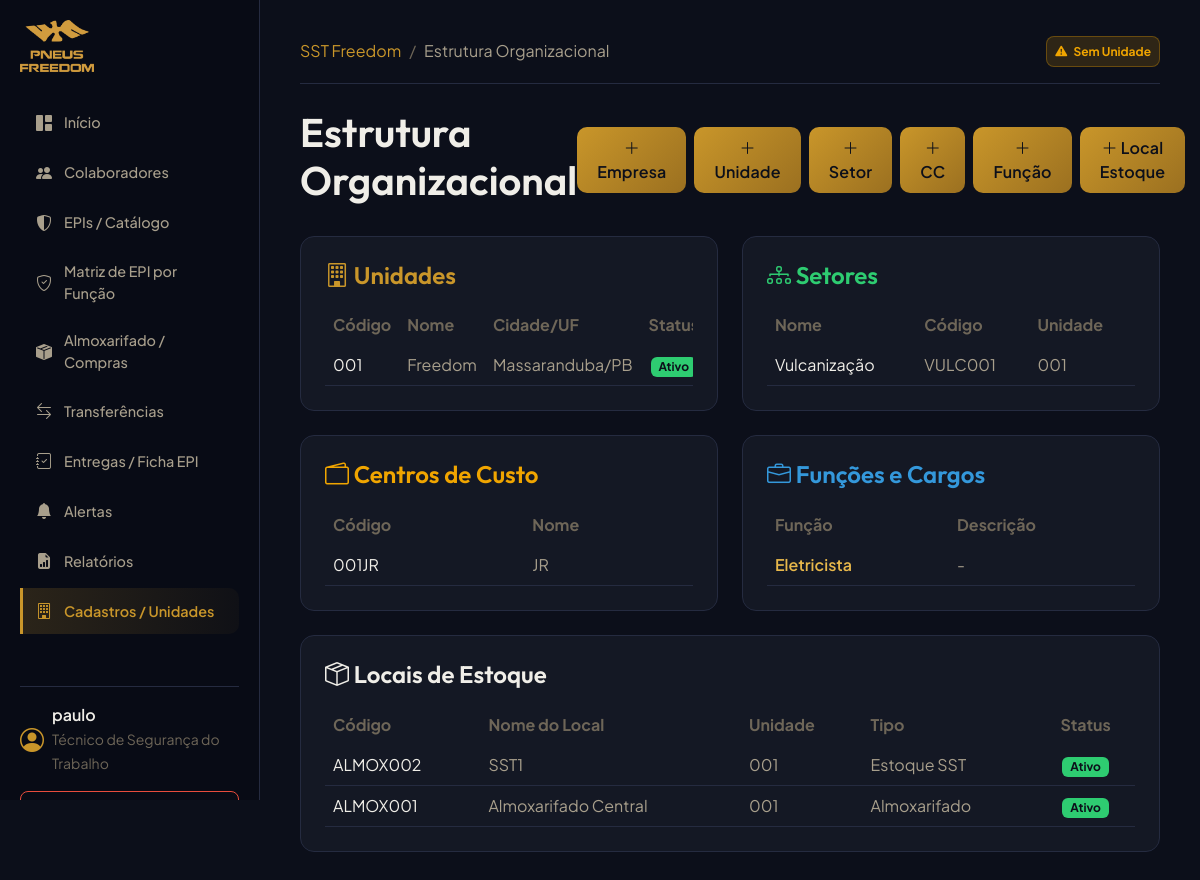
Before: /organizations/ (signed in) with the older database file.
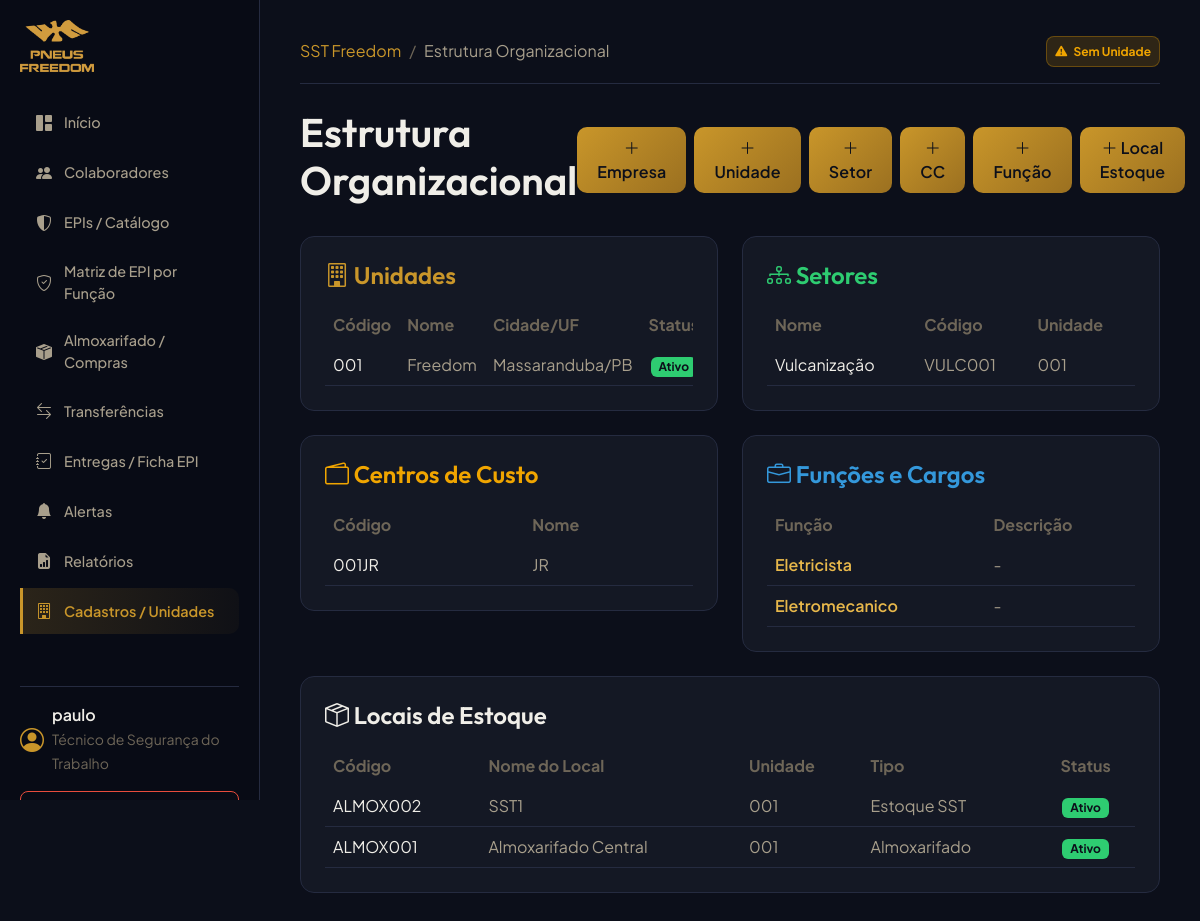
After: the same page with the newer database file.
### organizations/models.py (models this page shows, shortened)
class Unit(models.Model):
    company = models.ForeignKey(Company, on_delete=models.PROTECT, related_name='units', verbose_name="Empresa")
    codigo = models.CharField(max_length=50, unique=True, verbose_name="Código da Unidade")
    nome = models.CharField(max_length=255, verbose_name="Nome da Unidade")
    cidade = models.CharField(max_length=100, verbose_name="Cidade")
    estado = models.CharField(max_length=2, verbose_name="UF")
    ativo = models.BooleanField(default=True, verbose_name="Ativo")
    class Meta:
        verbose_name = "Unidade"
        verbose_name_plural = "Unidades"

class Sector(models.Model):
    unit = models.ForeignKey(Unit, on_delete=models.PROTECT, related_name='sectors', verbose_name="Unidade")
    nome = models.CharField(max_length=255, verbose_name="Nome do Setor")
    codigo = models.CharField(max_length=50, blank=True, null=True, verbose_name="Código do Setor")
    ativo = models.BooleanField(default=True, verbose_name="Ativo")
    class Meta:
        verbose_name = "Setor"
        verbose_name_plural = "Setores"
        unique_together = ('unit', 'nome')

class CostCenter(models.Model):
    company = models.ForeignKey(Company, on_delete=models.PROTECT, related_name='cost_centers', verbose_name="Empresa")
    codigo = models.CharField(max_length=50, verbose_name="Código do Centro de Custo")
    nome = models.CharField(max_length=255, verbose_name="Nome")
    ativo = models.BooleanField(default=True, verbose_name="Ativo")
    class Meta:
        verbose_name = "Centro de Custo"
        verbose_name_plural = "Centros de Custo"
        unique_together = ('company', 'codigo')

class Function(models.Model):
    company = models.ForeignKey(Company, on_delete=models.PROTECT, related_name='functions', verbose_name="Empresa")
    nome = models.CharField(max_length=255, verbose_name="Nome da Função/Cargo")
    descricao = models.TextField(blank=True, null=True, verbose_name="Descrição")
    ativo = models.BooleanField(default=True, verbose_name="Ativo")
    class Meta:
        verbose_name = "Função/Cargo"
        verbose_name_plural = "Funções/Cargos"
        unique_together = ('company', 'nome')

class InventoryLocation(models.Model):
    ALMOXARIFADO = 'ALMOXARIFADO'
    SST = 'SST'
    OUTRO = 'OUTRO'
    TIPO_CHOICES = (
        (ALMOXARIFADO, 'Almoxarifado'),
        (SST, 'Estoque SST'),
        (OUTRO, 'Outro'),
    )
    unit = models.ForeignKey(Unit, on_delete=models.PROTECT, related_name='inventory_locations', verbose_name="Unidade")
    codigo = models.CharField(max_length=50, verbose_name="Código do Local")
    nome = models.CharField(max_length=255, verbose_name="Nome do Local")
    tipo = models.CharField(max_length=20, choices=TIPO_CHOICES, default=ALMOXARIFADO, verbose_name="Tipo de Local")
    ativo = models.BooleanField(default=True, verbose_name="Ativo")
    class Meta:
        verbose_name = "Local de Estoque"
        verbose_name_plural = "Locais de Estoque"
        unique_together = ('unit', 'codigo')

### organizations/views.py (the view)
# urls.py: path('', OrganizationDashboardView.as_view(), name='organization_dashboard'),
class OrganizationDashboardView(LoginRequiredMixin, TemplateView):
    template_name = "organizations/dashboard.html"
    def get_context_data(self, **kwargs):
        context = super().get_context_data(**kwargs)
        user = self.request.user
        user_units = user.units.all()
        if user.is_superuser and not user_units.exists():
            user_units = Unit.objects.all()
        context.update({
            'companies': Company.objects.all(),
            'units': Unit.objects.filter(id__in=user_units),
            'sectors': Sector.objects.filter(unit__in=user_units),
            'cost_centers': CostCenter.objects.all(),
            'functions': Function.objects.all(),
            'locations': InventoryLocation.objects.filter(unit__in=user_units),
        })
        return context

### accounts/models.py (called while the page is built)
    def is_admin(self):
        return self.profile_type == self.ADMIN or self.is_superuser

    def is_tecnico(self):
        return self.profile_type == self.TECNICO_SST or self.is_superuser

    def is_almoxarife(self):
        return self.profile_type == self.ALMOXARIFE or self.is_superuser

### templates/organizations/dashboard.html (shortened to what the changed rows need)
{% extends "base.html" %}
{% block content %}
<div class="d-flex justify-content-between align-items-center mb-4">
    <h1>Estrutura Organizacional</h1>
</div>
<div class="row g-4">
    <div class="col-12 col-lg-6">
        <div class="card-premium">
            <div class="table-responsive">
                <table class="table table-dark table-hover mb-0" style="--bs-table-bg: transparent; --bs-table-border-color: var(--border-color);">
                    <thead>
                        <tr>
                            <th class="text-muted border-0">Código</th>
                            <th class="text-muted border-0">Nome</th>
                            <th class="text-muted border-0">Cidade/UF</th>
                            <th class="text-muted border-0 text-center">Status</th>
                        </tr>
                    </thead>
                    <tbody>
                        {% for unit in units %}
                        <tr>
                            <td class="text-light border-secondary">{{ unit.codigo }}</td>
                            <td class="border-secondary">{{ unit.nome }}</td>
                            <td class="border-secondary">{{ unit.cidade }}/{{ unit.estado }}</td>
                            <td class="text-center border-secondary">
                                {% if unit.ativo %}
                                <span class="badge bg-success">Ativo</span>
                                {% else %}
                                <span class="badge bg-danger">Inativo</span>
                                {% endif %}
                            </td>
                        </tr>
                        {% empty %}
                        <tr>
                            <td colspan="4" class="text-center text-muted border-0 py-4">Nenhuma unidade cadastrada ou vinculada.</td>
                        </tr>
                        {% endfor %}
                    </tbody>
                </table>
            </div>
        </div>
    </div>
    <div class="col-12 col-lg-6">
        <div class="card-premium">
            <div class="table-responsive">
                <table class="table table-dark table-hover mb-0" style="--bs-table-bg: transparent; --bs-table-border-color: var(--border-color);">
                    <thead>
                        <tr>
                            <th class="text-muted border-0">Nome</th>
                            <th class="text-muted border-0">Código</th>
                            <th class="text-muted border-0">Unidade</th>
                        </tr>
                    </thead>
                    <tbody>
                        {% for sector in sectors %}
                        <tr>
                            <td class="text-light border-secondary">{{ sector.nome }}</td>
                            <td class="border-secondary">{{ sector.codigo|default:"-" }}</td>
                            <td class="border-secondary">{{ sector.unit.codigo }}</td>
                        </tr>
                        {% empty %}
                        <tr>
                            <td colspan="3" class="text-center text-muted border-0 py-4">Nenhum setor cadastrado.</td>
                        </tr>
                        {% endfor %}
                    </tbody>
                </table>
            </div>
        </div>
    </div>
    <div class="col-12 col-lg-6">
        <div class="card-premium">
            <div class="table-responsive">
                <table class="table table-dark table-hover mb-0" style="--bs-table-bg: transparent; --bs-table-border-color: var(--border-color);">
                    <thead>
                        <tr>
                            <th class="text-muted border-0">Código</th>
                            <th class="text-muted border-0">Nome</th>
                        </tr>
                    </thead>
                    <tbody>
                        {% for cc in cost_centers %}
                        <tr>
                            <td class="text-light border-secondary">{{ cc.codigo }}</td>
                            <td class="border-secondary">{{ cc.nome }}</td>
                        </tr>
                        {% empty %}
                        <tr>
                            <td colspan="2" class="text-center text-muted border-0 py-4">Nenhum centro de custo cadastrado.</td>
                        </tr>
                        {% endfor %}
                    </tbody>
                </table>
            </div>
        </div>
    </div>
    <div class="col-12 col-lg-6">
        <div class="card-premium">
            <div class="table-responsive">
                <table class="table table-dark table-hover mb-0" style="--bs-table-bg: transparent; --bs-table-border-color: var(--border-color);">
                    <thead>
                        <tr>
                            <th class="text-muted border-0">Função</th>
                            <th class="text-muted border-0">Descrição</th>
                        </tr>
                    </thead>
                    <tbody>
                        {% for func in functions %}
                        <tr>
                            <td class="text-light border-secondary fw-semibold">
                                <a href="{% url 'function_detail' func.id %}" class="text-link fw-semibold text-decoration-none">
                                    {{ func.nome }}
                                </a>
                            </td>
                            <td class="border-secondary text-truncate" style="max-width: 250px;">{{ func.descricao|default:"-" }}</td>
                        </tr>
                        {% empty %}
                        <tr>
                            <td colspan="2" class="text-center text-muted border-0 py-4">Nenhuma função cadastrada.</td>
                        </tr>
                        {% endfor %}
                    </tbody>
                </table>
            </div>
        </div>
    </div>
    <div class="col-12">
        <div class="card-premium">
            <div class="table-responsive">
                <table class="table table-dark table-hover mb-0" style="--bs-table-bg: transparent; --bs-table-border-color: var(--border-color);">
                    <thead>
                        <tr>
                            <th class="text-muted border-0">Código</th>
                            <th class="text-muted border-0">Nome do Local</th>
                            <th class="text-muted border-0">Unidade</th>
                            <th class="text-muted border-0">Tipo</th>
                            <th class="text-muted border-0 text-center">Status</th>
                        </tr>
                    </thead>
                    <tbody>
                        {% for loc in locations %}
                        <tr>
                            <td class="text-light border-secondary">{{ loc.codigo }}</td>
                            <td class="border-secondary">{{ loc.nome }}</td>
                            <td class="border-secondary">{{ loc.unit.codigo }}</td>
                            <td class="border-secondary">{{ loc.get_tipo_display }}</td>
                            <td class="text-center border-secondary">
                                {% if loc.ativo %}
                                <span class="badge bg-success">Ativo</span>
                                {% else %}
                                <span class="badge bg-danger">Inativo</span>
                                {% endif %}
                            </td>
                        </tr>
                        {% empty %}
                        <tr>
                            <td colspan="5" class="text-center text-muted border-0 py-4">Nenhum local de estoque cadastrado.</td>
                        </tr>
                        {% endfor %}
                    </tbody>
                </table>
            </div>
        </div>
    </div>
</div>
{% endblock %}

Changed rows visible on the page:
added Function: nome "Eletromecanico", descricao "-"
